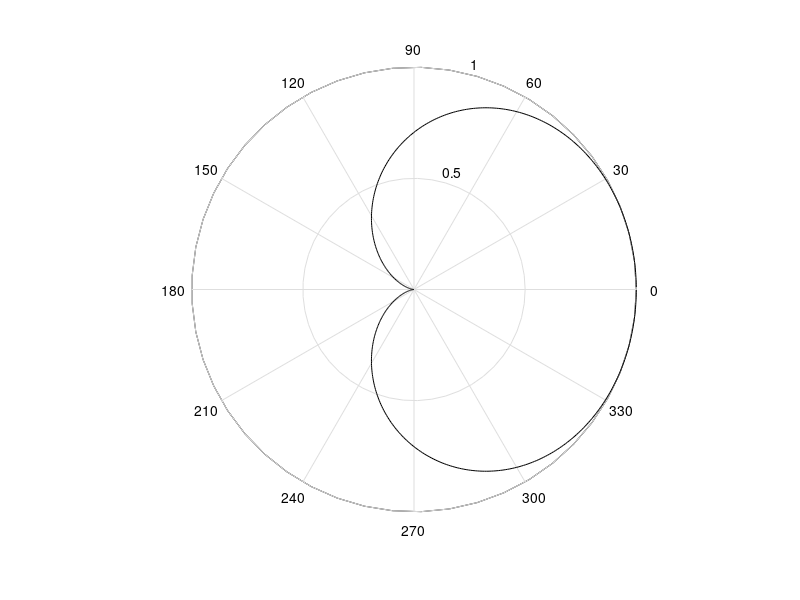

MATLAB code for this plot:
#broadside array has del=0 while endfire has del=-1. Botht are uniform arrays.
#the equation below is a general equation for both types.
clear all
clf
format long


n=2;
lmda=1;
d=lmda./4;
B=2.*pi./lmda;

ang=@(x,del) B.*d.*(cos(x)-del);

uniformArray=@(x,del)  1./n.*sin(n.*ang(x,del)./2)./(sin(ang(x,del)./2));


broadsideHPBW=@(x) uniformArray(x,0)-0.707;

hold off
x=0:0.011:2*pi;
polar (x,uniformArray(x,1),"k");

#x=1.5:0.001:1.65;
#plot (x,broadside(x)-n.*0.7071067812)


print  -dpdf  emtAntennasAndRadiationBroadsideArray.pdf


broadsidekkk=rot90([broadsideHPBW(x);x],-1);

kkk=fopen("figAntennaBroadsideHPBW.txt","w");
fdisp(kkk,[broadsidekkk])
fclose(kkk);

#hold off

#x=0:0.011:18;
#polar (x,uniformArray(x,-1));
#print  -dpdf  emtAntennasAndRadiationendfireArray.pdf
